Frame 1 (no input): blank canvas, image omitted
Frame 60 (the mouse pressed at the canvas centre just before this capture): blank canvas, image omitted
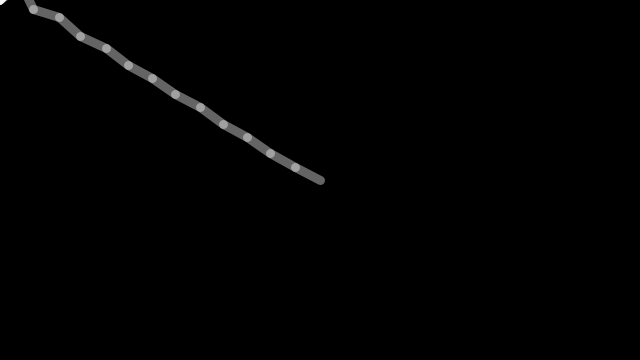
Frame 120 (the mouse held since frame 60 and released just before this capture)

The Processing sketch whose frames 1 and 60 were blank and that drew this single picture after the mouse press (run headless with seeded random() and noise(); from frame 60 on, the mouse is pressed at the canvas centre):

// Processing sketch: processing_139404
// ── processing_139404.pde

float[] x = new float[20];
float[] y = new float[20];
float segLength = 28;

void setup() {
  size(640, 360);
  strokeWeight(9);
  stroke(255, 100);
}

void draw() {
  background(0);
  dragSegment(0, mouseX, mouseY);
  for(int i=0; i<x.length-1; i++) {
    dragSegment(i+1, x[i], y[i]);
    color(255, 204, 0);

  }
}

void dragSegment(int i, float xin, float yin) {
  float dx = xin - x[i];
  float dy = yin - y[i];
  float angle = atan2(dy, dx);  
  x[i] = xin - cos(angle) * segLength;
  y[i] = yin - sin(angle) * segLength;
  segment(x[i], y[i], angle);
}

void segment(float x, float y, float a) {
  pushMatrix();
  translate(x, y);
  rotate(a);
  line(0, 0, segLength, 0);
  popMatrix();
}
